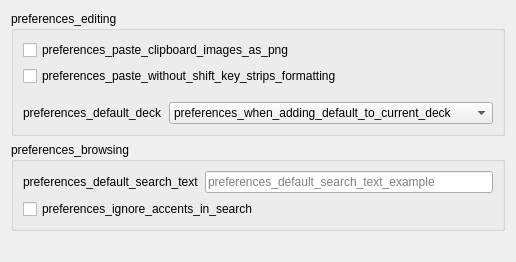
     <widget class="QWidget" name="tab_1">
      <attribute name="title">
       <string>preferences_editing</string>
      </attribute>
      <layout class="QVBoxLayout" name="verticalLayout_10">
       <item>
        <widget class="QGroupBox" name="editorGroupBox">
         <property name="title">
          <string>preferences_editing</string>
         </property>
         <layout class="QVBoxLayout" name="verticalLayout_9">
          <item>
           <widget class="QCheckBox" name="pastePNG">
            <property name="sizePolicy">
             <sizepolicy hsizetype="Fixed" vsizetype="Fixed">
              <horstretch>0</horstretch>
              <verstretch>0</verstretch>
             </sizepolicy>
            </property>
            <property name="text">
             <string>preferences_paste_clipboard_images_as_png</string>
            </property>
           </widget>
          </item>
          <item>
           <widget class="QCheckBox" name="paste_strips_formatting">
            <property name="sizePolicy">
             <sizepolicy hsizetype="Fixed" vsizetype="Fixed">
              <horstretch>0</horstretch>
              <verstretch>0</verstretch>
             </sizepolicy>
            </property>
            <property name="text">
             <string>preferences_paste_without_shift_key_strips_formatting</string>
            </property>
           </widget>
          </item>
          <item>
           <spacer name="verticalSpacer_7">
            <property name="orientation">
             <enum>Qt::Orientation::Vertical</enum>
            </property>
            <property name="sizeType">
             <enum>QSizePolicy::Policy::Fixed</enum>
            </property>
            <property name="sizeHint" stdset="0">
             <size>
              <width>20</width>
              <height>10</height>
             </size>
            </property>
           </spacer>
          </item>
          <item>
           <layout class="QHBoxLayout" name="horizontalLayout_7">
            <item>
             <widget class="QLabel" name="deck_label">
              <property name="text">
               <string>preferences_default_deck</string>
              </property>
              <property name="buddy">
               <cstring>useCurrent</cstring>
              </property>
             </widget>
            </item>
            <item>
             <widget class="QComboBox" name="useCurrent">
              <property name="sizePolicy">
               <sizepolicy hsizetype="MinimumExpanding" vsizetype="Fixed">
                <horstretch>0</horstretch>
                <verstretch>0</verstretch>
               </sizepolicy>
              </property>
              <item>
               <property name="text">
                <string>preferences_when_adding_default_to_current_deck</string>
               </property>
              </item>
              <item>
               <property name="text">
                <string>preferences_change_deck_depending_on_note_type</string>
               </property>
              </item>
             </widget>
            </item>
           </layout>
          </item>
         </layout>
        </widget>
       </item>
       <item>
        <widget class="QGroupBox" name="browserGroupBox">
         <property name="title">
          <string>preferences_browsing</string>
         </property>
         <layout class="QVBoxLayout" name="verticalLayout">
          <item>
           <layout class="QHBoxLayout" name="horizontalLayout_2">
            <item>
             <widget class="QLabel" name="search_text_label">
              <property name="text">
               <string>preferences_default_search_text</string>
              </property>
              <property name="buddy">
               <cstring>default_search_text</cstring>
              </property>
             </widget>
            </item>
            <item>
             <widget class="QLineEdit" name="default_search_text">
              <property name="placeholderText">
               <string>preferences_default_search_text_example</string>
              </property>
             </widget>
            </item>
           </layout>
          </item>
          <item>
           <widget class="QCheckBox" name="ignore_accents_in_search">
            <property name="sizePolicy">
             <sizepolicy hsizetype="Fixed" vsizetype="Fixed">
              <horstretch>0</horstretch>
              <verstretch>0</verstretch>
             </sizepolicy>
            </property>
            <property name="text">
             <string>preferences_ignore_accents_in_search</string>
            </property>
           </widget>
          </item>
         </layout>
        </widget>
       </item>
       <item>
        <spacer name="verticalSpacer_3">
         <property name="orientation">
          <enum>Qt::Orientation::Vertical</enum>
         </property>
         <property name="sizeType">
          <enum>QSizePolicy::Policy::Expanding</enum>
         </property>
         <property name="sizeHint" stdset="0">
          <size>
           <width>20</width>
           <height>20</height>
          </size>
         </property>
        </spacer>
       </item>
      </layout>
     </widget>
